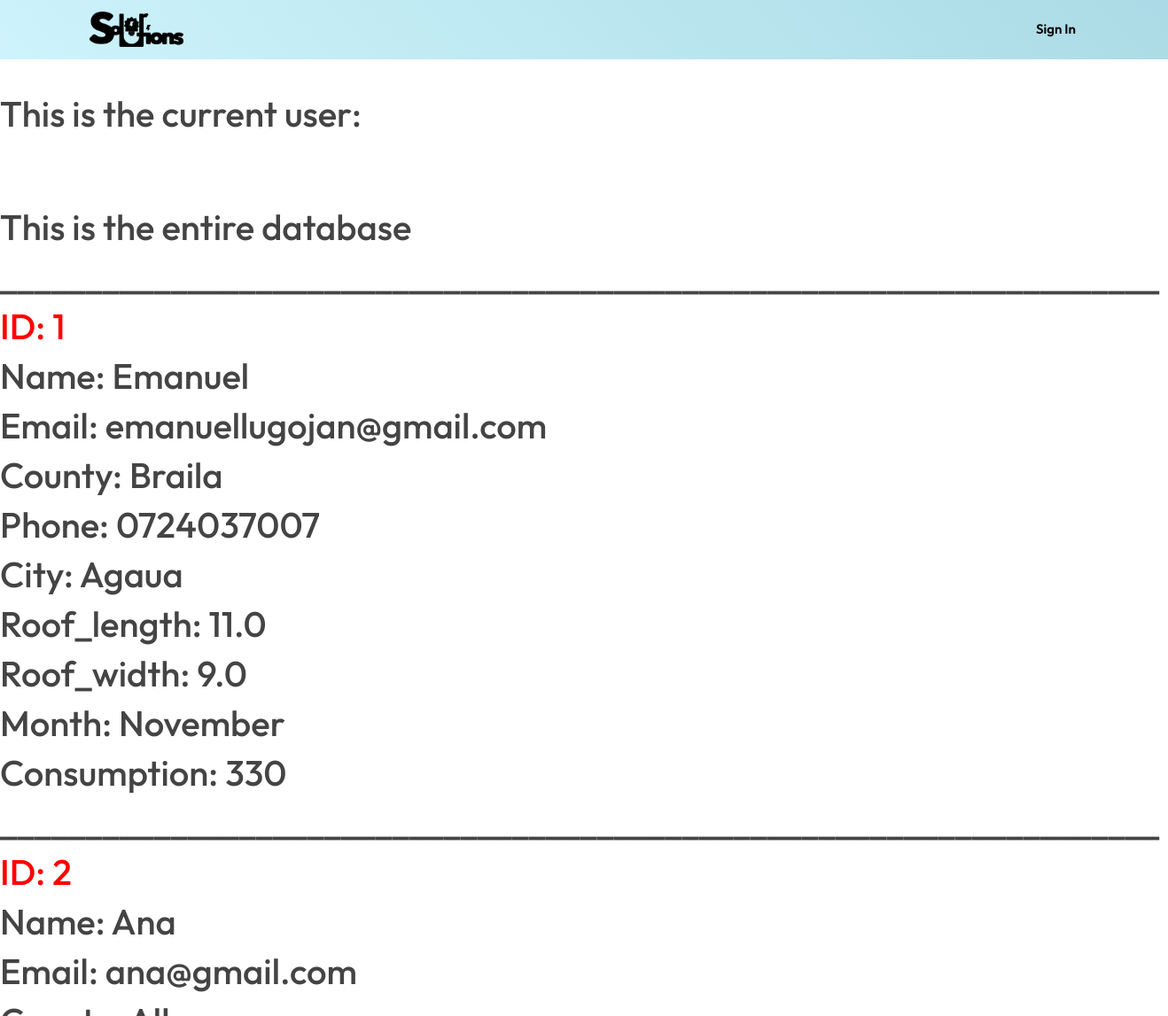
The page /database (upper part) on the database as committed earlier.
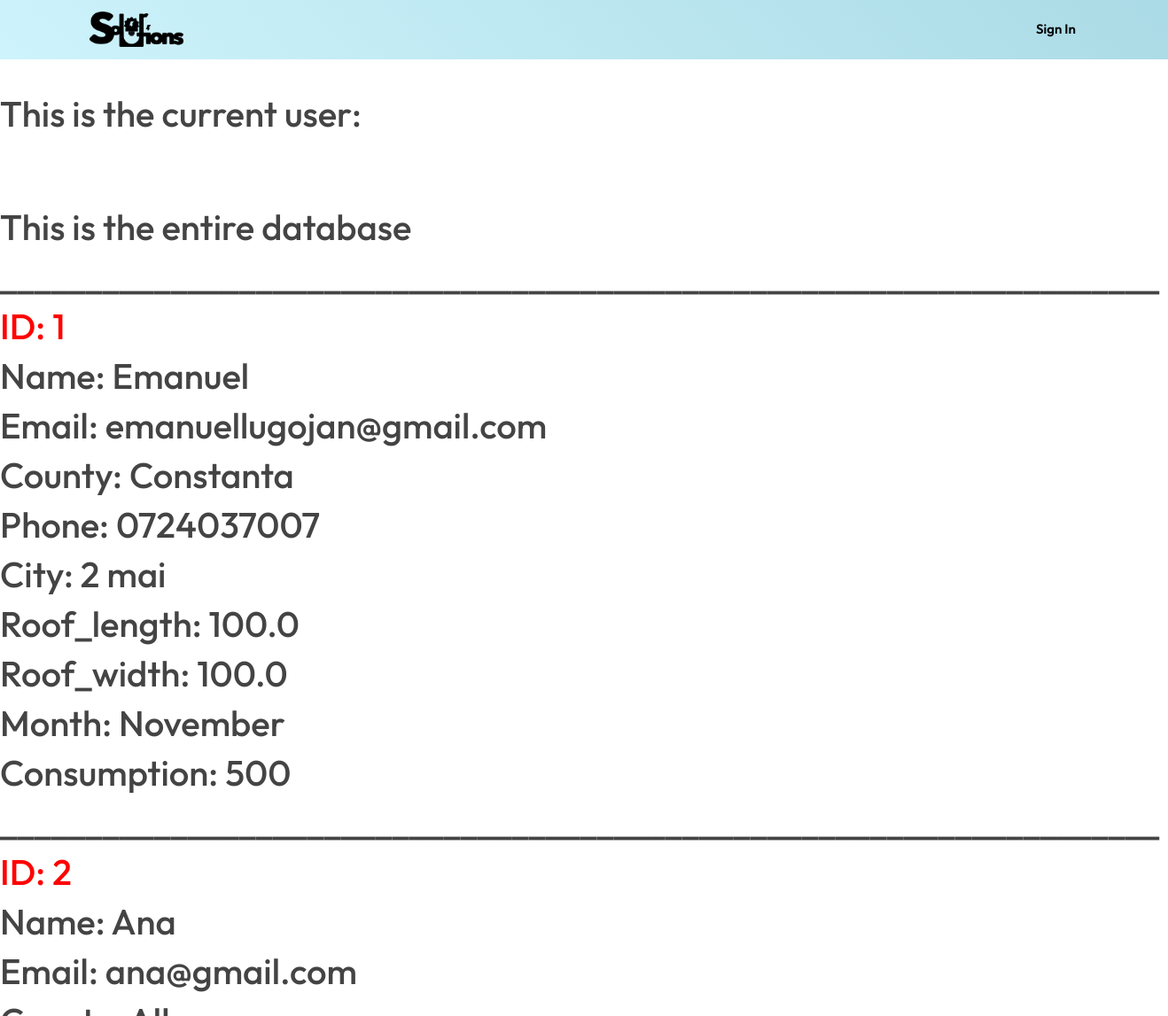
The same page on the database as committed later.
### website/models.py (models this page shows)
class User(db.Model, UserMixin):
    id = db.Column(db.Integer, primary_key=True)
    name = db.Column(db.String(150))
    email = db.Column(db.String(150), unique=True)
    password = db.Column(db.String(150))
    phone = db.Column(db.String(150))
    county = db.Column(db.String(150))
    city = db.Column(db.String(150))
    roof_length = db.Column(db.Float)
    roof_width = db.Column(db.Float)
    month = db.Column(db.String(150))
    consumption = db.Column(db.Integer)

### website/views.py (the view)
@views.route('/database')
def database():
    return render_template('database.html', user=current_user, show_system=False , table_user=User.query.all())

### website/templates/database.html (shortened to what this page needs)
{% extends "header_footer_general.html" %}
{% block content %}
<h1>This are all the users</h1>
<br>
<br>
<h1>This is the current user:</h1>
<br>
<br>
<br>
<h1>This is the entire database</h1>
{% for user in table_user %}
<h1>____________________________________________________________________</h1>
<h1 style="color: red;"> ID: {{user.id}} </h1>
<h1>Name: {{user.name}}</h1>
<h1>Email: {{user.email}}</h1>
<h1>County: {{user.county}}</h1>
<h1>Phone: {{user.phone}}</h1>
<h1>City: {{user.city}}</h1>
<h1>Roof_length: {{user.roof_length}}</h1>
<h1>Roof_width: {{user.roof_width}}</h1>
<h1>Month: {{user.month}}</h1>
<h1>Consumption: {{user.consumption}}</h1>
{% endfor %}
{% endblock %}

Rows that differ between the two databases and show on the page:
changed User "Emanuel": county "Braila" → "Constanta"; city "Agaua" → "2 mai"; roof_length "11.0" → "100.0"; roof_width "9.0" → "100.0"; consumption "330" → "500"
